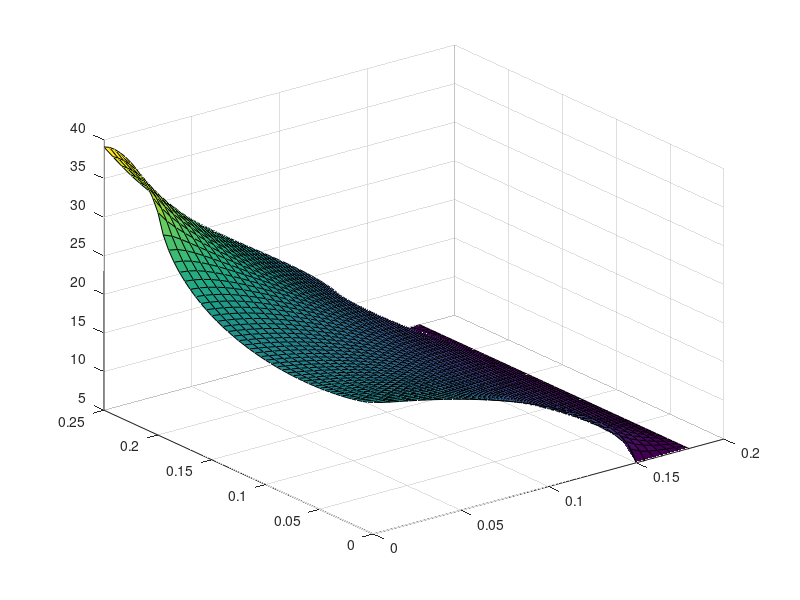
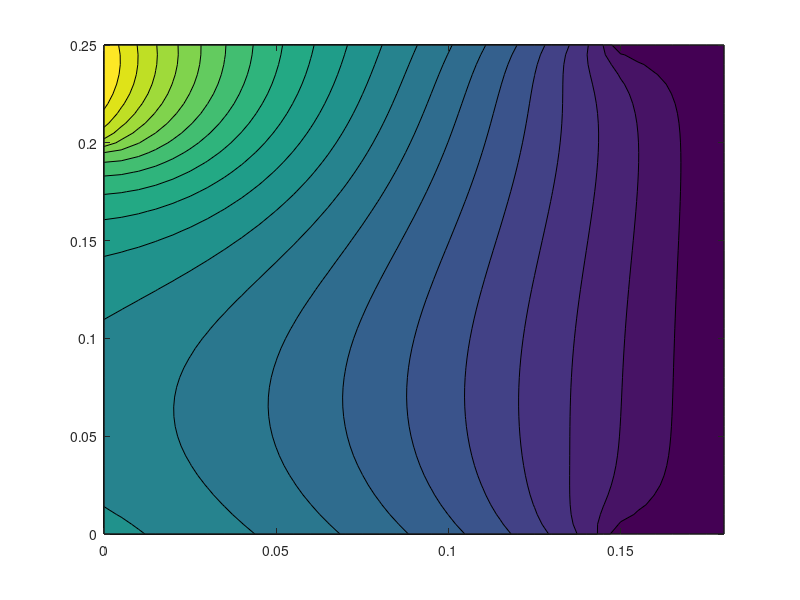

Reproduce these figures in MATLAB, in order.
% d. Calculate the temperature map of the bar in the steady state reached after the heater is turned on,
% identifying the thermal level and the location of the hottest point. Solve this both as a transient problem
% and as a steady-state problem with the heater on.

% Laib 11, exercise 1
% Simone Canevarolo
% S269893
% 17/01/2025

clear all
close all
clc

base = 25e-2; % m
alt = 18e-2; % m
alt1 = 15e-2; % m
base1 = 20e-2; % m

rovol = 170; % kg/m^3
cp = 210; % K/kg/K
cond = 2.5; % W/m/K
Taria = 30+273; % K
hh = 10; % W/m^2/K
Th2o = 5+273; % K

qvol = 1e3; % W/m^3

dx = 5e-3; % m
dy = dx;

xx = (0:dx:alt)';
yy = (0:dy:base)';

xx1 = (0:dx:alt1)';
yy1 = (0:dy:base1)';

Nx = length(xx);
Ny = length(yy);

Nx1 = length(xx1);
Ny1 = length(yy1);

Ntot = Nx*Ny;

dt = 1; % s
tend = 1000; % s
tt = (0:dt:tend);

toll = 1e-4;
err = 1+toll;

Tm = Th2o*ones(Ntot,1);

while err>toll

    AA = sparse([],[],[],Ntot,Ntot,5*Ntot);
    [xmat,ymat] = meshgrid(xx,yy);

    for ii = 2:Nx-1
        for jj = 2:Ny-1
    
            kk = (jj-1)*Nx+ii;
            AA(kk,kk-Nx) = 1/2/dy^2;
            AA(kk,kk-1) = 1/2/dx^2;
            AA(kk,kk) = -1/dx^2-1/dy^2;
            AA(kk,kk+1) = 1/2/dx^2;
            AA(kk,kk+Nx) = 1/2/dy^2;
    
        end
    end
    
    bb = zeros(Ntot,1);
    
    
    % West - Robin
    
    jj = 1;
    for ii = 2:Nx1-1
    
        kk = (jj-1)*Nx+ii;
        AA(kk,kk-1) = cond/2/dx^2;
        AA(kk,kk) = -cond/dx^2-cond/dy^2-hh/dy;
        AA(kk,kk+1) = cond/2/dx^2;
        AA(kk,kk+Nx) = cond/dy^2;
        bb(kk) = -Taria*hh/dy;
    
    end
    
    
    % North - Robin
    
    ii = 1;
    for jj = 2:Ny-1
    
        kk = (jj-1)*Nx+ii;
        AA(kk,kk-Nx) = cond/2/dy^2;
        AA(kk,kk) = -cond/dx^2-cond/dy^2-hh/dx;
        AA(kk,kk+1) = cond/dx^2;
        AA(kk,kk+Nx) = cond/2/dy^2;
        bb(kk) = -Taria*hh/dx;
    
    end
    
    
    % East - Robin
    
    jj = Ny;
    for ii = 2:Nx1-1
    
        kk = (jj-1)*Nx+ii;
        AA(kk,kk-Nx) = cond/dy^2;
        AA(kk,kk-1) = cond/2/dx^2;
        AA(kk,kk) = -cond/dx^2-cond/dy^2-hh/dy;
        AA(kk,kk+1) = cond/2/dx^2;
        bb(kk) = -Taria*hh/dy;
    
    end
    
    
    % Northwest - Robin + Robin
    
    kk = 1;
    AA(kk,kk) = -cond/2/dx^2-cond/2/dy^2-hh*(1/dx+1/dy);
    AA(kk,kk+1) = cond/2/dx^2;
    AA(kk,kk+Nx) = cond/2/dy^2;
    bb(kk) = -Taria*hh*(1/dx+1/dy);
    
    
    % West (water) - Dirichlet
    
    kk = Nx1:Nx;
    AA(kk,:) = 0;
    AA(kk,kk) = eye(length(kk));
    bb(kk) = Th2o;
    
    
    % South (water) - Dirichlet
    
    kk = Nx:Nx:Ntot;
    AA(kk,:) = 0;
    AA(kk,kk) = eye(length(kk));
    bb(kk) = Th2o;
    
    
    % East (water) - Dirichlet
    
    kk = Ntot-Nx+Nx1:Ntot;
    AA(kk,:) = 0;
    AA(kk,kk) = eye(length(kk));
    bb(kk) = Th2o;


    % North East - heat generation + Robin

    ii = 1;
    for jj = Ny1:Ny-1

        kk = (jj-1)*Nx+ii;
        AA(kk,kk-Nx) = cond/2/dy^2;
        AA(kk,kk) = -cond/dx^2-cond/dy^2-hh/dx;
        AA(kk,kk+1) = cond/dx^2;
        AA(kk,kk+Nx) = cond/2/dy^2;
        bb(kk) = -Taria*hh/dx-qvol/dx;

    end


    % Northeast - Robin + Robin + heat generation
    
    kk = Ntot-Nx+1;
    AA(kk,kk-Nx) = cond/2/dy^2;
    AA(kk,kk) = -cond/2/dx^2-cond/2/dy^2-hh*(1/dx+1/dy);
    AA(kk,kk+1) = cond/2/dx^2;
    bb(kk) = -Taria*hh*(1/dx+1/dy)-qvol/dy/2;
    
    
    TT = AA\bb;
    TTT = reshape(TT,Nx,Ny);

    err = norm(TT-Tm)/norm(TT-Taria);


    figure(1)
    surf(xmat,ymat,TTT'-273)

    Tm = TT;

end


figure(2)
contourf(xmat,ymat,TTT'-273,20)
